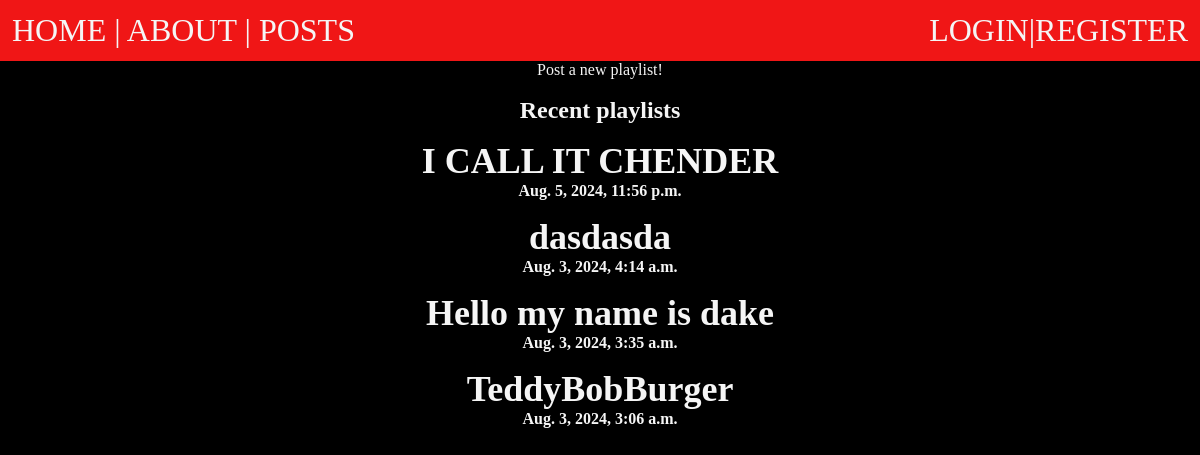
The app's page /posts/, older data.
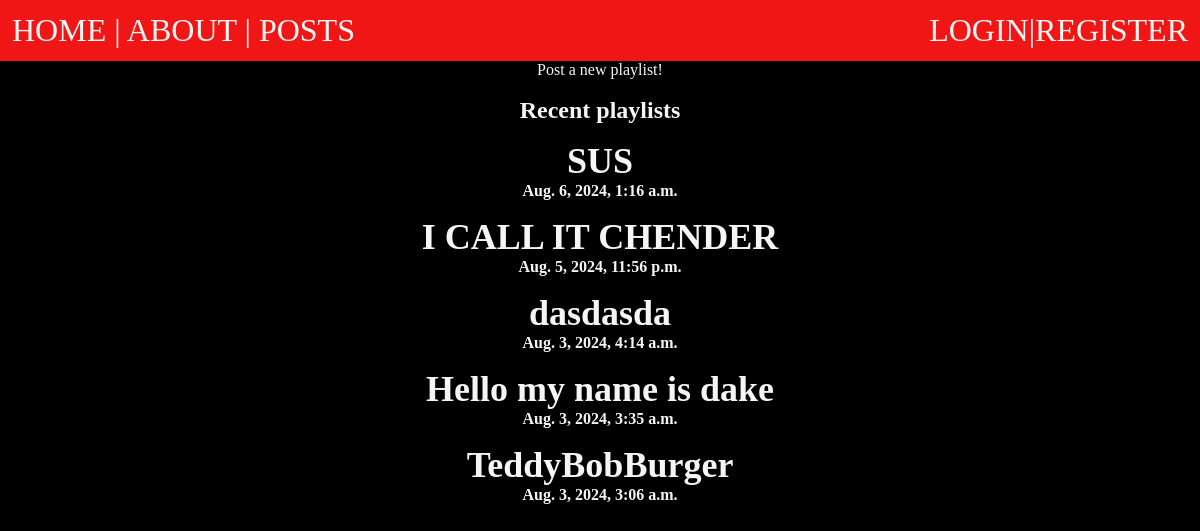
The same page, newer data.
### posts/models.py (models this page shows, shortened)
class Playlist(models.Model):
    title = models.CharField(max_length=50)
    caption = models.TextField()
    description = models.TextField(default="Why is this playlist awesome for this game?")
    banner = models.ImageField(default="fallback.jpg", blank=True, upload_to="playlistImages")
    playlistId = models.CharField(max_length=200, default = "")
    slug = models.SlugField()
    date = models.DateTimeField(auto_now_add=True)
    author = models.ForeignKey(User, on_delete=models.CASCADE, default = None)

### posts/views.py (the view)
# urls.py: path('', views.posts_list, name="list"),
def posts_list(request):
    return render(request, 'posts/posts_list.html', {'posts':Playlist.objects.all().order_by("-date")})

### posts/templates/posts/posts_list.html (shortened to what this page needs)
{% extends "post_layout.html" %}
{% load static %}
{% block content%}
<section>
    <h1> Recent playlists<h1>
    {% for post in posts%}
        <article class="post">
            <h2>
                <a href ={% url 'posts:page' slug=post.slug %} >{{post.title}} </a>
            </h2>
            <p> {{post.date}}</p>
        </article>
    {%endfor%}
</section>
{% endblock %}

Row changes from the older to the newer data that the page shows:
added Playlist: title "SUS", date "Aug. 6, 2024, 1:16 a.m."
